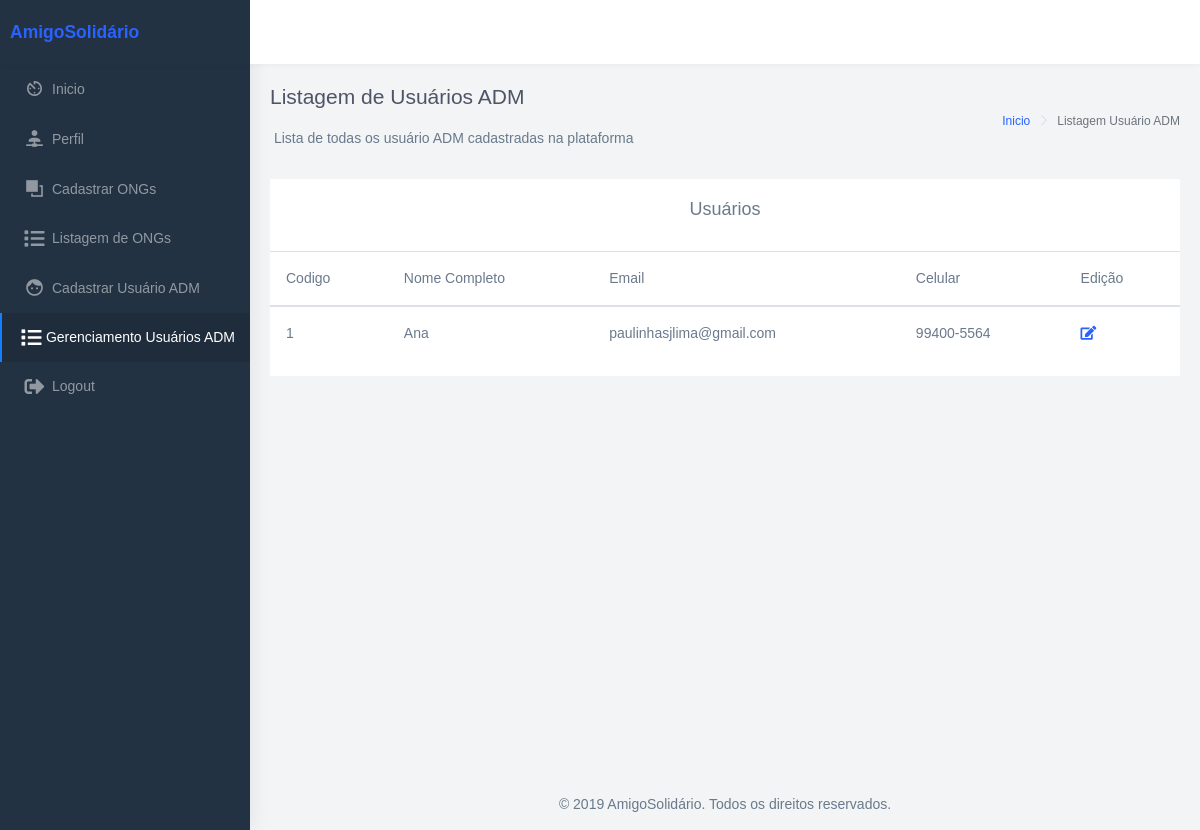
Page /admin/app/ltr/listUsers.php (signed in) on the committed database.
### tables this page shows
CREATE TABLE `usuario` (
	`id`	INTEGER PRIMARY KEY AUTO_INCREMENT,
    `email`	VARCHAR(255),
    `senha`	VARCHAR(255),
	`nome`	VARCHAR(255),
    `celular`	VARCHAR(255), 
    `admin`     BOOLEAN
    	
);

### admin/app/ltr/listUsers.php (the view, shortened to what this page needs)
<?php
  require_once("connection.php");
  $users = "SELECT * FROM usuario WHERE admin='1';";
  $query = $conecta->query($users);
?>
<!DOCTYPE html>
<html dir="ltr" lang="en">
<head>
    <link href="../../dist/css/style.min.css" rel="stylesheet">
    <link rel="stylesheet" href="https://use.fontawesome.com/releases/v5.8.2/css/all.css">
</head>
<body>
    <div id="main-wrapper" data-navbarbg="skin6" data-theme="light" data-layout="vertical" data-sidebartype="full" data-boxed-layout="full">
        <header class="topbar" data-navbarbg="skin6">
            <nav class="navbar top-navbar navbar-expand-md navbar-light">
                <div class="navbar-header" data-logobg="skin5">
                    <div class="navbar-brand">
                        <a href="indexAdm.php" class="logo">
                            <b class="logo-icon">AmigoSolidário</b>
                        </a>
                    </div>
                </div>
            </nav>
        </header>
        <aside class="left-sidebar" data-sidebarbg="skin5">
            <div class="scroll-sidebar">
                <nav class="sidebar-nav">
                    <ul id="sidebarnav">
                        <li class="sidebar-item">
                            <a class="sidebar-link waves-effect waves-dark sidebar-link" href="indexAdm.php" aria-expanded="false">
                                <i class="mdi mdi-av-timer"></i>
                                <span class="hide-menu">Inicio</span>
                            </a>
                        </li>
                        <li class="sidebar-item">
                            <a class="sidebar-link waves-effect waves-dark sidebar-link" href="perfil.php" aria-expanded="false">
                                <i class="mdi mdi-account-network"></i>
                                <span class="hide-menu">Perfil</span>
                            </a>
                        </li>
                         <li class="sidebar-item">
                            <a class="sidebar-link waves-effect waves-dark sidebar-link" href="cadastrarOng.php" aria-expanded="false">
                                <i class="mdi mdi-arrange-bring-forward"></i>
                                <span class="hide-menu">Cadastrar ONGs</span>
                            </a>
                        </li>
                        <li class="sidebar-item">
                            <a class="sidebar-link waves-effect waves-dark sidebar-link" href="tabelaONGs.php" aria-expanded="false">
                                <i class="fas fa-list"></i>
                                <span class="hide-menu">Listagem de ONGs</span>
                            </a>
                        </li>
                        <li class="sidebar-item">
                            <a class="sidebar-link waves-effect waves-dark sidebar-link" href="cadastrarUser.php" aria-expanded="false">
                                <i class="mdi mdi-face"></i>
                                <span class="hide-menu">Cadastrar Usuário ADM</span>
                            </a>
                        </li>
                        <li class="sidebar-item">
                            <a class="sidebar-link waves-effect waves-dark sidebar-link" href="listUsers.php" aria-expanded="false">
                                <i class="fas fa-list"></i>
                                <span class="hide-menu">Gerenciamento Usuários ADM</span>
                            </a>
                        </li>
                        <li class="sidebar-item">
                            <a class="sidebar-link waves-effect waves-dark sidebar-link" href="logout.php" aria-expanded="false" >
                                <i class="fas fa-sign-out-alt"></i>
                                <span class="hide-menu">Logout</span>
                            </a>
                        </li>
                    </ul>
                </nav>
            </div>
        </aside>
        <div class="page-wrapper">
            <div class="page-breadcrumb">
                <div class="row">
                    <div class="col-5 align-self-center">
                        <h4 class="page-title">Listagem de Usuários ADM</h4>
                        <br>
                        <h6 class="card-title text-center">Lista de todas os usuário ADM cadastradas na plataforma</h6>
                    </div>
                    <div class="col-7 align-self-center">
                        <div class="d-flex align-items-center justify-content-end">
                            <nav aria-label="breadcrumb">
                                <ol class="breadcrumb">
                                    <li class="breadcrumb-item">
                                        <a href="indexAdm.php">Inicio</a>
                                    </li>
                                    <li class="breadcrumb-item active" aria-current="page">Listagem Usuário ADM</li>
                                </ol>
                            </nav>
                        </div>
                    </div>
                </div>
            </div>
            <div class="container-fluid">
                <div class="row">
                    <div class="col-12">
                        <div class="card">
                            <div class="card-body">
                                <h4 class="card-title text-center">Usuários</h4>
                            </div>
                            <div class="table-responsive">
                                <table class="table table-hover">
                                    <thead>
                                        <tr>
                                            <th scope="col">Codigo</th>
                                            <th scope="col">Nome Completo</th>
                                            <th scope="col">Email</th>
                                            <th scope="col">Celular</th>
                                            <th scope="col">Edição</th>
                                        </tr>
                                    </thead>
                                    <tbody>
                                        <?php
                                        while($listUsers = mysqli_fetch_assoc($query)){ ?>
                                            <tr>
                                                <th scope="row"><?php echo $listUsers['id'] ?></th>
                                                <td><?php echo $listUsers['nome'] ?></td>
                                                <td><?php echo $listUsers['email'] ?></td>
                                                <td><?php echo $listUsers['celular'] ?></td>
                                                <td><a href="editUser.php?id=<?= $listUsers['id']?>" aria-expanded="false"><i class="fas fa-edit"></i></a></td>
                                            </tr>
                                            <?php } ?>
                                    </tbody>
                                </table>
                            </div>
                        </div>
                    </div>
                </div>
            </div>
            <footer class="footer text-center">
                © 2019 AmigoSolidário. Todos os direitos reservados.
            </footer>
        </div>
    </div>
</body>
</html>

### rows in the picture
usuario: id "1", nome "Ana", email "paulinhasjlima@gmail.com", celular "99400-5564"
